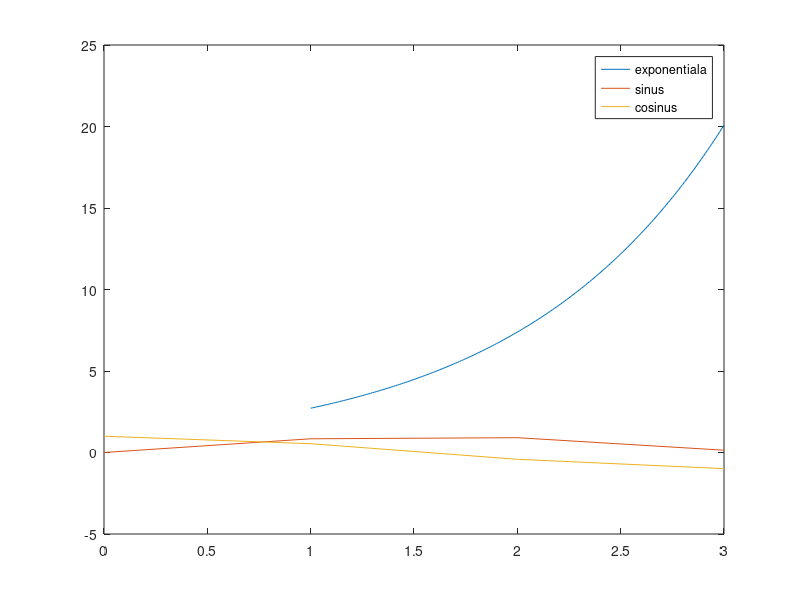

The MATLAB source for this figure:
x=1:.01:3;
y=exp(x);
x2=0:pi
y2=sin(x2)
y3=cos(x2)
plot(x,y)
hold on
plot(x2,y2)
plot(x2,y3)
##plot(x,y,x2,y2,x2,y3)
legend('exponentiala','sinus','cosinus')
